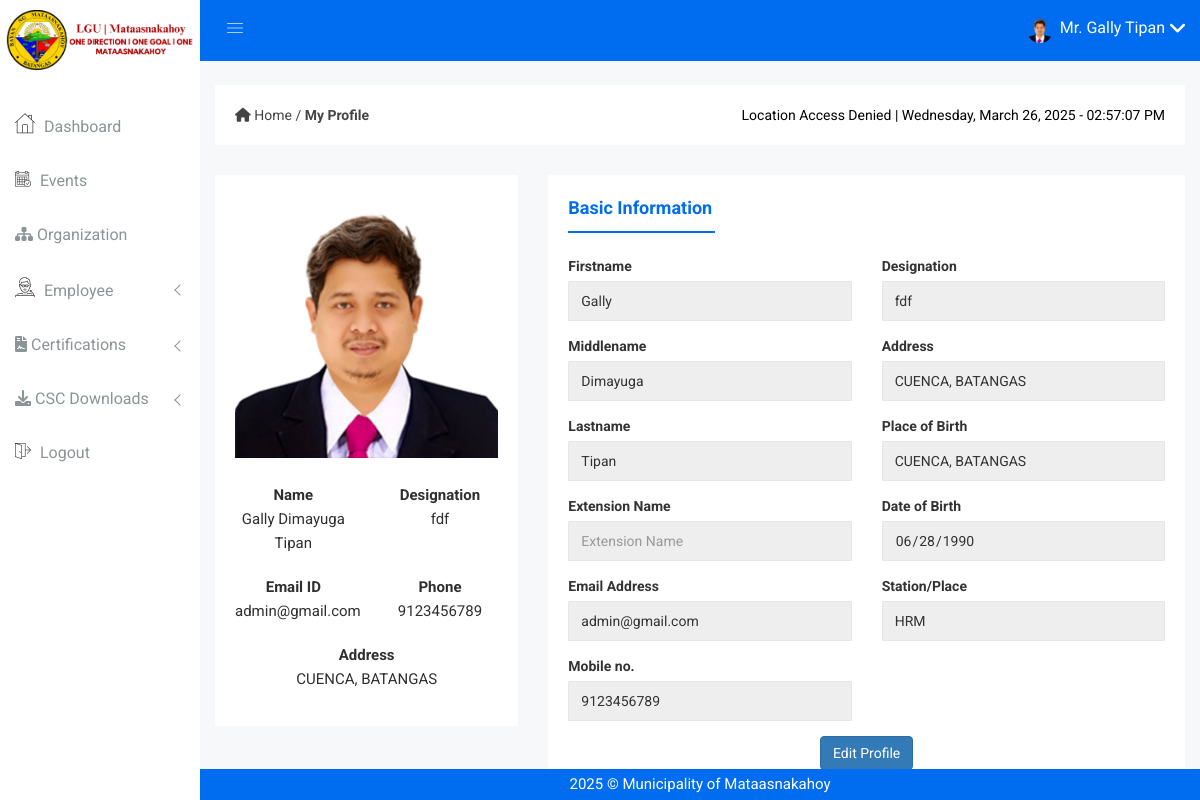
Before: /my-profile.php (signed in) with the older database file.
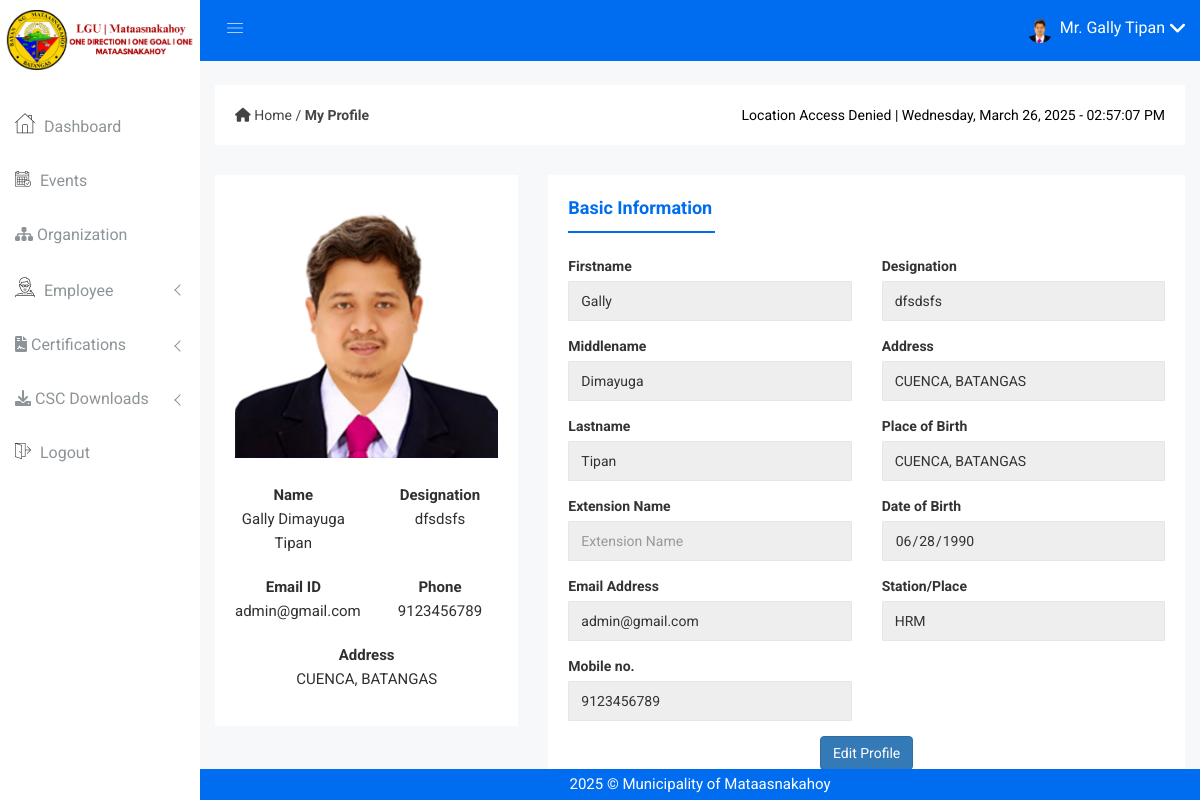
After: the same page with the newer database file.
### tables this page shows
CREATE TABLE IF NOT EXISTS `service_records` (
  `id` int NOT NULL AUTO_INCREMENT,
  `employee_no` varchar(100) NOT NULL,
  `from_date` date NOT NULL,
  `to_date` date NOT NULL,
  `designation` varchar(255) NOT NULL,
  `status` varchar(100) NOT NULL,
  `salary` decimal(15,2) NOT NULL,
  `station_place` varchar(255) NOT NULL,
  `branch` varchar(255) NOT NULL,
  `abs_wo_pay` varchar(50) DEFAULT NULL,
  `date_separated` date DEFAULT NULL,
  `cause_of_separation` varchar(255) DEFAULT NULL,
  `created_at` timestamp NOT NULL DEFAULT CURRENT_TIMESTAMP,
  `updated_at` timestamp NOT NULL DEFAULT CURRENT_TIMESTAMP ON UPDATE CURRENT_TIMESTAMP,
  PRIMARY KEY (`id`),
  KEY `employee_no` (`employee_no`)
);

### my-profile.php (the view, shortened to what the changed rows need)
<?php
include_once "dbcon.php";
$employee_no = $_SESSION['user_id'];
$query = "SELECT
    e.*, s.*, g.*
FROM
    employee e
JOIN
    admin a ON e.employee_no = a.employee_no
LEFT JOIN
    government_info g ON e.employee_no = g.employee_no
LEFT JOIN
    service_records s ON e.employee_no = s.employee_no
WHERE
    e.employee_no = ?";
$stmt = $con->prepare($query);
$stmt->bind_param("s", $employee_no);
$stmt->execute();
$result = $stmt->get_result();
if ($result->num_rows > 0) {
    $row = $result->fetch_assoc();
    $designation = $row['designation'];
    $station_place = $row['station_place'];
} else {
    die("No user data found.");
}
?>
<!DOCTYPE html>
<html class="no-js" lang="en">
<head>
    <link rel="stylesheet" href="css/bootstrap.min.css" />
    <link rel="stylesheet" href="css/font-awesome.min.css" />
    <link rel="stylesheet" href="css/owl.carousel.css" />
    <link rel="stylesheet" href="css/owl.theme.css" />
    <link rel="stylesheet" href="css/owl.transitions.css" />
    <link rel="stylesheet" href="css/animate.css" />
    <link rel="stylesheet" href="css/normalize.css" />
    <link rel="stylesheet" href="css/meanmenu.min.css" />
    <link rel="stylesheet" href="css/main.css" />
    <link rel="stylesheet" href="css/educate-custon-icon.css" />
    <link rel="stylesheet" href="css/morrisjs/morris.css" />
    <link rel="stylesheet" href="css/scrollbar/jquery.mCustomScrollbar.min.css" />
    <link rel="stylesheet" href="css/metisMenu/metisMenu.min.css" />
    <link rel="stylesheet" href="css/metisMenu/metisMenu-vertical.css" />
    <link rel="stylesheet" href="style.css" />
    <link rel="stylesheet" href="css/responsive.css" />
</head>
<body>
    <?php include 'includes/header.php'; ?>
    <div class="breadcome-area">
                                                    <link rel="stylesheet" href="https://cdnjs.cloudflare.com/ajax/libs/font-awesome/6.0.0-beta3/css/all.min.css">
        <div class="single-pro-review-area mt-t-30 mg-b-15">
            <div class="container-fluid">
                <div class="row">
                    <div class="col-lg-4 col-md-4 col-sm-4 col-xs-12">
                        <div class="profile-info-inner">
                            <div class="profile-details-hr">
                                <div class="row">
                                    <div class="col-lg-6 col-md-12 col-sm-12 col-xs-6">
                                        <div class="address-hr tb-sm-res-d-n dps-tb-ntn">
                                            <p>
                                                <b>Designation</b><br />
                                                <?php echo $designation; ?>
                                            </p>
                                        </div>
                                    </div>
                                </div>
                            </div>
                        </div>
                    </div>
                    <div class="col-lg-8 col-md-8 col-sm-8 col-xs-12">
                        <div class="product-payment-inner-st res-mg-t-30 analysis-progrebar-ctn">
                            <div class="tab-content custom-product-edit">
                                <div id="description" class="tab-pane fade active in">
                                    <div class="product-tab-list">
                                        <div class="row">
                                            <form id="profile-form">
                                                <div class="col-lg-12 col-md-12 col-sm-12 col-xs-12">
                                                    <div class="review-content-section">
                                                        <div id="dropzone1" class="pro-ad">
                                                            <div class="row">
                                                                <div class="col-lg-6 col-md-6 col-sm-6 col-xs-12">
                                                                    <div class="form-group">
                                                                        <label for="designation">Designation</label>
                                                                        <input type="text" class="form-control" id="designation"
                                                                            name="designation" placeholder="Designation"
                                                                            value="<?php echo $designation; ?>" readonly />
                                                                    </div>
                                                                    <div class="form-group">
                                                                        <label for="station_place">Station/Place</label>
                                                                        <input type="text" class="form-control" id="station_place"
                                                                            name="station_place" placeholder="Station/Place"
                                                                            value="<?php echo $station_place; ?>" readonly />
                                                                    </div>
                                                                </div>
                                                            </div>
                                                        </div>
                                                    </div>
                                                </div>
                                            </form>
                                        </div>
                                    </div>
                                </div>
                            </div>
                        </div>
                    </div>
                </div>
            </div>
        </div>
    </div>
    <?php include 'includes/footer.php'; ?>

Changed rows visible on the page:
changed service_records "HRM": designation "fdf" → "dfsdsfs"
